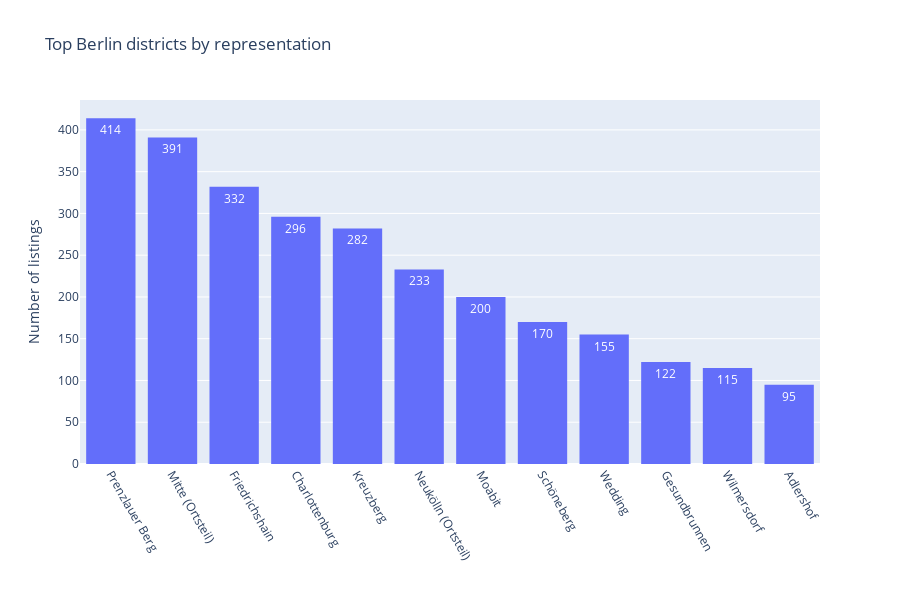

The cell this chart's notebook holds for it:
### Markdown cell above
### What areas of Berlin are the most popular for rental housing?

### Code cell
region_top =df_r.groupby('region')[['address']].count().sort_values(by=['address'], ascending=False).head(12).to_dict()
region_minor = df_r.groupby('region')[['address']].count().sort_values(by=['address'], ascending=False).tail(12).to_dict()
temp = df_r[df_r.region.isin([*region_top['address'].keys()])] # df with listings within top-10 regions
fig = px.histogram(temp.region, title='Top Berlin districts by representation',  text_auto=True, height= 600)
fig.update_layout(xaxis_title="", yaxis_title="Number of listings")
fig.update_layout(xaxis={'categoryorder':'total descending'})
fig.update_traces(showlegend=False)
fig.update_xaxes(tickangle=60)

### Figure 1 — Plotly figure (JSON) as saved in the notebook; plotly's stock layout.template omitted (floating-point values rounded to 4 significant figures; data arrays with more than 128 entries replaced by an {"elided": "..."} marker saying what was removed)
{"data": [{"alignmentgroup": "True", "bingroup": "x", "hovertemplate": "variable=region<br>value=%{x}<br>count=%{y}<extra></extra>", "legendgroup": "region", "marker": {"color": "#636efa", "pattern": {"shape": ""}}, "name": "region", "offsetgroup": "region", "orientation": "v", "showlegend": false, "texttemplate": "%{value}", "type": "histogram", "x": {"elided": "2805 str values"}, "xaxis": "x", "yaxis": "y"}], "layout": {"barmode": "relative", "height": 600, "legend": {"title": {"text": "variable"}, "tracegroupgap": 0}, "title": {"text": "Top Berlin districts by representation"}, "xaxis": {"anchor": "y", "categoryorder": "total descending", "domain": [0, 1], "tickangle": 60, "title": {"text": ""}}, "yaxis": {"anchor": "x", "domain": [0, 1], "title": {"text": "Number of listings"}}}}
